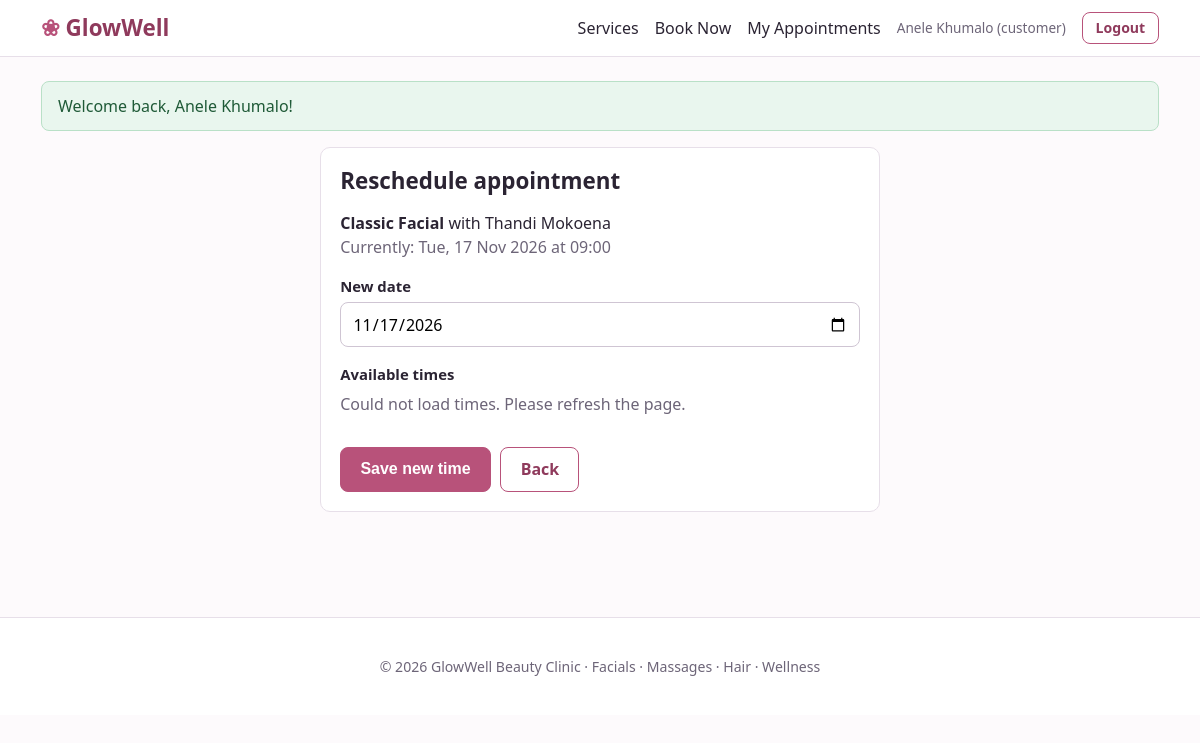
/reschedule.php?id=19 (signed in), run on the app's committed database.
### tables this page shows
CREATE TABLE appointments (
    appointment_id    INT UNSIGNED AUTO_INCREMENT PRIMARY KEY,
    customer_id       INT UNSIGNED NOT NULL,
    staff_id          INT UNSIGNED NOT NULL,
    service_id        INT UNSIGNED NOT NULL,
    appointment_date  DATE NOT NULL,
    start_time        TIME NOT NULL,
    end_time          TIME NOT NULL,
    status            ENUM('pending','confirmed','completed','cancelled','no_show')
                      NOT NULL DEFAULT 'pending',
    price_charged     DECIMAL(8,2) NOT NULL,
    notes             VARCHAR(255) NULL,
    created_at        TIMESTAMP NOT NULL DEFAULT CURRENT_TIMESTAMP,
     
    active_flag       TINYINT GENERATED ALWAYS AS (IF(status = 'cancelled', NULL, 1)) STORED,
    CONSTRAINT chk_appt_times CHECK (end_time > start_time),
    CONSTRAINT chk_appt_price CHECK (price_charged >= 0),
    CONSTRAINT uq_staff_slot UNIQUE (staff_id, appointment_date, start_time, active_flag),
    CONSTRAINT fk_appt_customer FOREIGN KEY (customer_id)
        REFERENCES customers(customer_id),
    CONSTRAINT fk_appt_staff FOREIGN KEY (staff_id)
        REFERENCES staff(staff_id),
    CONSTRAINT fk_appt_service FOREIGN KEY (service_id)
        REFERENCES services(service_id)
);

CREATE TABLE services (
    service_id        INT UNSIGNED AUTO_INCREMENT PRIMARY KEY,
    category_id       INT UNSIGNED NOT NULL,
    service_name      VARCHAR(100) NOT NULL UNIQUE,
    description       VARCHAR(255) NULL,
    duration_minutes  SMALLINT UNSIGNED NOT NULL,
    price             DECIMAL(8,2) NOT NULL,
    is_active         TINYINT(1) NOT NULL DEFAULT 1,
    CONSTRAINT chk_price CHECK (price >= 0),
    CONSTRAINT chk_duration CHECK (duration_minutes > 0),
    CONSTRAINT fk_service_category FOREIGN KEY (category_id)
        REFERENCES service_categories(category_id)
);

### includes/functions.php (called while the page is built, shortened)
<?php
    function e($value): string {
        return htmlspecialchars((string)$value, ENT_QUOTES, 'UTF-8');
    }
    function url(string $path = ""): string {
        return BASE_URL . '/' . ltrim($path, '/');
    }
    function fmt_date(string $d): string {
        return date('D, d M Y', strtotime($d));
    }
    function fmt_time(string $t): string {
        return substr($t, 0, 5);
    }

### reschedule.php (the view, shortened to what this page needs)
<?php
    require_once __DIR__ . '/includes/functions.php';
    $pdo = db();
    $customerId = customer_id_for_user($pdo, (int)$_SESSION['user_id']);
    $id =(int)($_GET['id'] ?? $_POST['appointment_id'] ?? 0);
    $st = $pdo->prepare(
        "SELECT a.*, sv.service_name, CONCAT(s.first_name, ' ', s.last_name) AS staff_name
        FROM appointments a
        JOIN services sv ON sv.service_id = a.service_id
        JOIN staff s ON s.staff_id = a.staff_id
        WHERE a.appointment_id = ? AND a.customer_id = ?"
    );
    $st->execute([$id, $customerId]);
    $appt = $st->fetch();
    require __DIR__ . '/includes/header.php';
?>
<div class="card form-card">
    <h2>Reschedule appointment</h2>
    <p><strong><?= e($appt['service_name']) ?></strong> with <?= e($appt['staff_name']) ?><br>
       <span class="muted">Currently: <?= e(fmt_date($appt['appointment_date'])) ?> at <?= e(fmt_time($appt['start_time'])) ?></span></p>
    <form method="post" id="bookingForm" data-api="<?= e(url('api')) ?>" data-exclude="<?= (int)$id ?>">
        <div class="form-group">
            <label for="appointment_date">New date</label>
            <input type="date" id="appointment_date" name="appointment_date" required
                   min="<?= date('Y-m-d') ?>" max="<?= date('Y-m-d', strtotime('+180 days')) ?>"
                   value="<?= e($appt['appointment_date']) ?>">
        </div>
        <div class="form-group">
            <label>Available times</label>
            <div class="slots" id="slots"></div>
        </div>
        <div class="btn-row">
            <button class="btn" type="submit">Save new time</button>
            <a class="btn btn-outline" href="<?= e(url('my_appointments.php')) ?>">Back</a>
        </div>
    </form>
</div>
<?php require __DIR__ . '/includes/footer.php'; ?>

### assets/css/style.css (style rules this page uses)
:root { --rose: #b8527a; --rose-dark: #8f3a5c; --rose-light: #fbeef3; --teal: #2f7d7a; --ink: #2b2433; --muted: #6d6578; --line: #e7dfe9; --bg: #fdfafc; --white: #ffffff; --ok: #2e7d4f; --warn: #b7791f; --bad: #c0392b; --radius: 10px; }
* { box-sizing: border-box; }
body { margin: 0; font-family: "Segoe UI", Roboto, Helvetica, Arial, sans-serif; color: var(--ink); background: var(--bg); line-height: 1.5; }
a { color: var(--rose-dark); }
h1, h2, h3 { line-height: 1.25; margin: 0 0 .6rem; }
h2 { font-size: 1.4rem; }
.muted { color: var(--muted); }
.btn { display: inline-block; background: var(--rose); color: #fff; border: 1px solid var(--rose); padding: .6rem 1.2rem; border-radius: 8px; font-size: 1rem; cursor: pointer; text-decoration: none; font-weight: 600; }
.btn-outline { background: transparent; color: var(--rose-dark); }
.btn-row { display: flex; gap: .6rem; flex-wrap: wrap; margin-top: 1rem; }
.card { background: var(--white); border: 1px solid var(--line); border-radius: var(--radius); padding: 1.2rem; margin-bottom: 1.2rem; }
.form-card { max-width: 560px; margin: 1rem auto; }
.form-group { margin-bottom: 1rem; }
label { display: block; font-weight: 600; margin-bottom: .3rem; font-size: .93rem; }
input[type=text], input[type=email], input[type=password], input[type=date], input[type=time], input[type=number], input[type=tel], select, textarea { width: 100%; padding: .6rem .7rem; border: 1px solid #cfc5d3; border-radius: 8px; font-size: 1rem; background: #fff; font-family: inherit; }
.slots { display: flex; flex-wrap: wrap; gap: .5rem; margin-top: .4rem; min-height: 2.4rem; }

### data on the page
appointments: service.service_name "Classic Facial", appointment_date "Tue, 17 Nov 2026", start_time "09:00", appointment_date "11/17/2026"

### other printed values
$_SESSION['name'] "Anele Khumalo"
$role "customer"
$f['msg'] "Welcome back, Anele Khumalo!"
$appt['staff_name'] "Thandi Mokoena"
